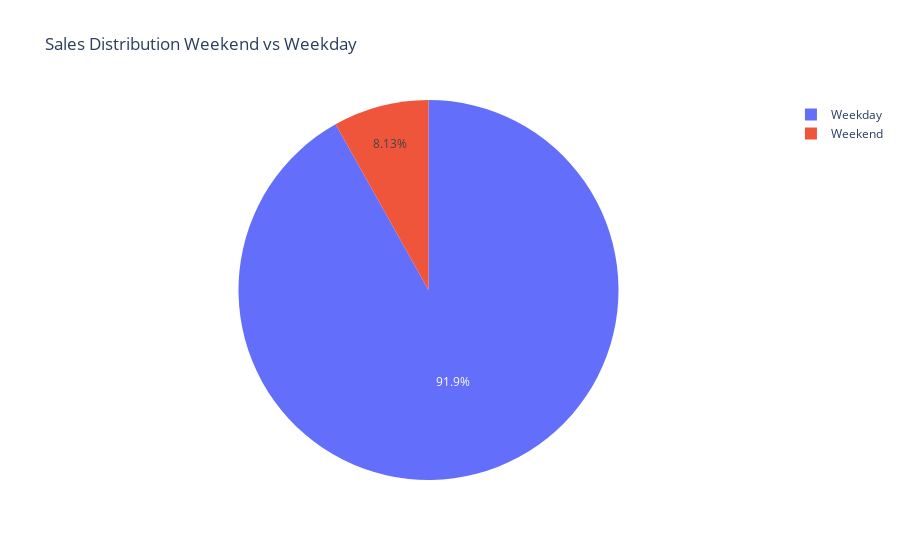

The notebook cell this image was saved under:
### Code cell
# create a pie chart for Weekend vs Weekday sales
daytype_sales = am_or_pm.groupby('DayType')['Total_Transaction_Value'].sum().reset_index()
fig = px.pie(daytype_sales, values='Total_Transaction_Value', names='DayType', title='Sales Distribution Weekend vs Weekday')
fig.show()

### Figure 1 — Plotly figure (JSON) as saved in the notebook; plotly's stock layout.template omitted (floating-point values rounded to 4 significant figures)
{"data": [{"domain": {"x": [0, 1], "y": [0, 1]}, "hovertemplate": "DayType=%{label}<br>Total_Transaction_Value=%{value}<extra></extra>", "labels": ["Weekday", "Weekend"], "legendgroup": "", "name": "", "showlegend": true, "type": "pie", "values": [9010000.0, 797400.0]}], "layout": {"legend": {"tracegroupgap": 0}, "title": {"text": "Sales Distribution Weekend vs Weekday"}}}
